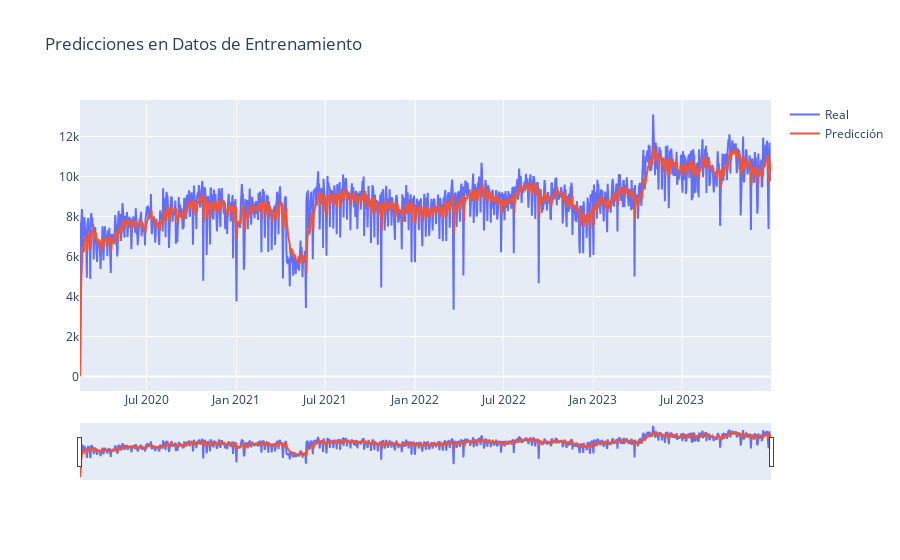

The code cell stored with this chart in its notebook:
### Code cell
fig_train = go.Figure()
fig_train.add_trace(go.Line(x=train.index, y=train, name='Real'))
fig_train.add_trace(go.Line(x=train.index, y=predicciones_train, name='Predicción'))
fig_train.update_layout(
    title='Predicciones en Datos de Entrenamiento',
    xaxis_rangeslider_visible=True
)
fig_train.show()

### Figure 1 — Plotly figure (JSON) as saved in the notebook; plotly's stock layout.template omitted (floating-point values rounded to 4 significant figures; data arrays with more than 128 entries replaced by an {"elided": "..."} marker saying what was removed)
{"data": [{"name": "Real", "type": "scatter", "x": {"elided": "1403 str values"}, "y": {"elided": "1403 int values"}}, {"name": "Predicción", "type": "scatter", "x": {"elided": "1403 str values"}, "y": {"elided": "1403 float values"}}], "layout": {"title": {"text": "Predicciones en Datos de Entrenamiento"}, "xaxis": {"rangeslider": {"visible": true}}}}
